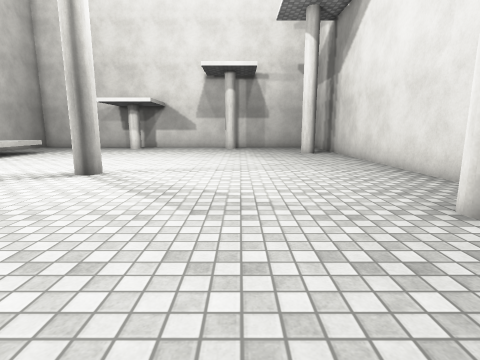
view 1 (above)

14 first-person views from a walk through a scene from a Unity 3-D project. The camera is 1.3 m above the floor, tilts 10° down and sees 80° across. The floor is counted in squares, 1 m on a side. Each view is taken from the middle of a square. On the plan, view 1 faces up. The plan holds only what a view shows up to about 13 squares ahead; the rest is blank. The place goes on beyond the plan. The player character is not drawn. Door leaves are left out, so doorways stand open. Surface patterns are stand-ins for the level's own textures.

view 2
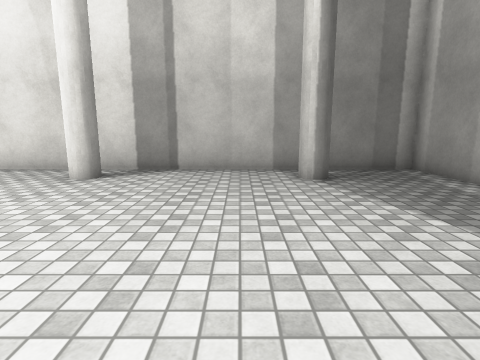

view 3
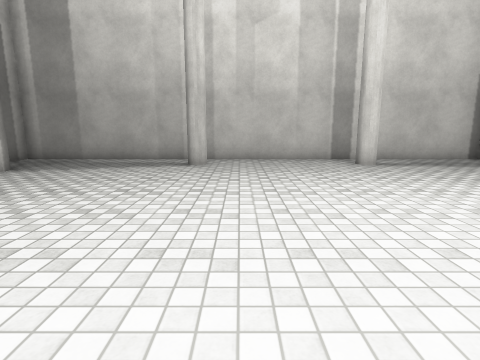

view 4
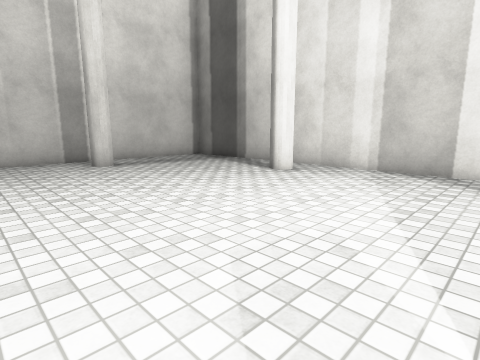

view 5
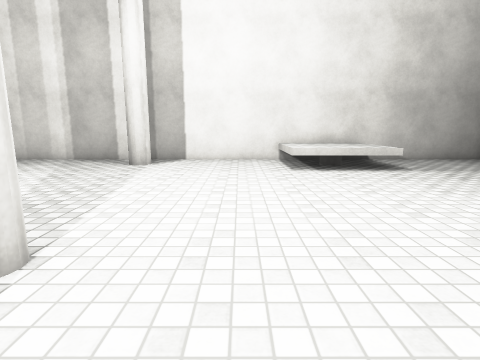

view 6
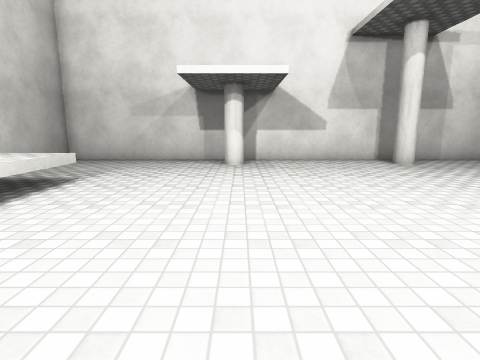

view 7
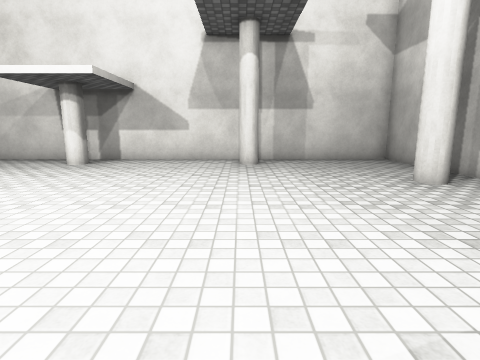

view 8
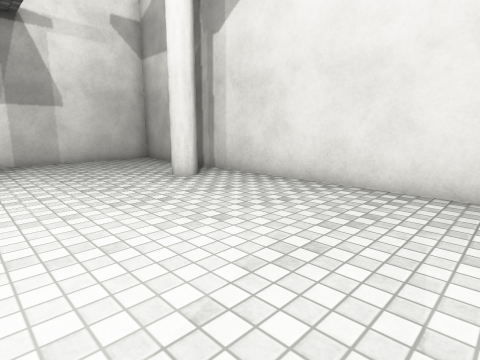

view 9
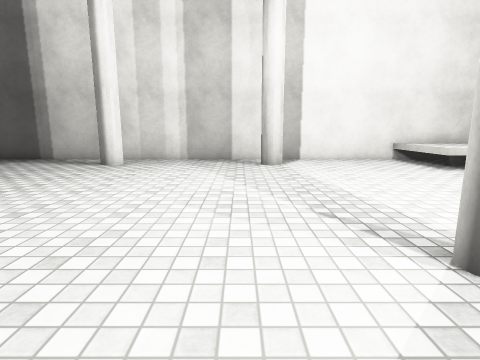

view 10
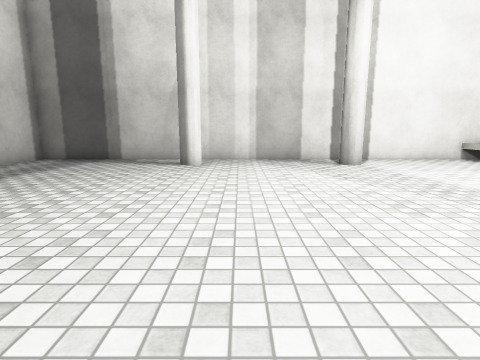

view 11
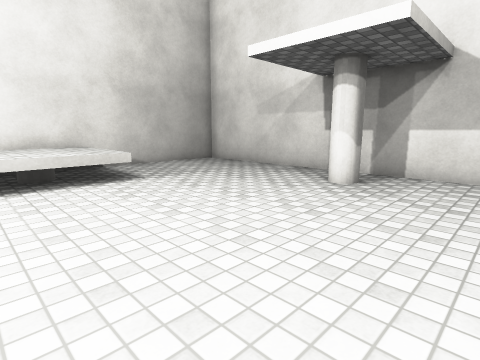

view 12
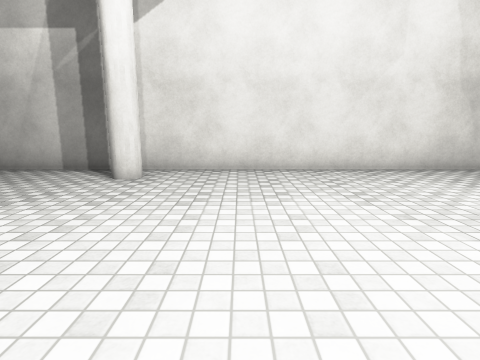

view 13
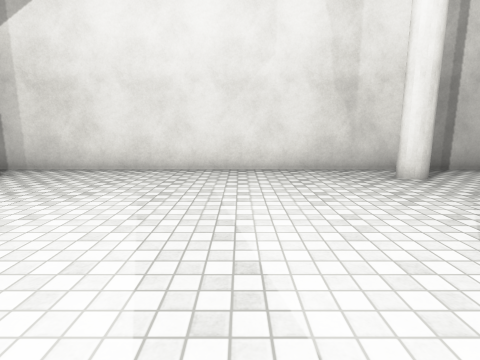

view 14
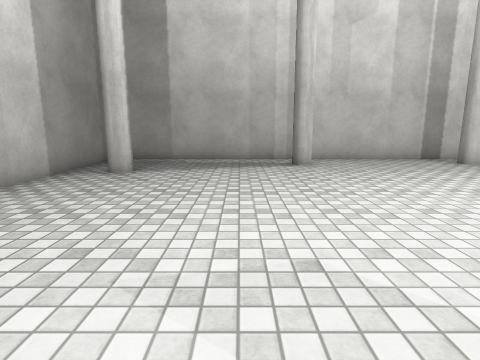

### Floor plan
Key: @ floor where view 1 was taken; # wall or solid block; . floor; D open door; ^ raised ledge; O other object.
Columns run from 15 left of view 1 to 6 right of it. Each row starts with its distance up from view 1.
 22 ##########DD##########
 21 #....................#
 20 #.......O.....#......#
 19 #....................#
 18 #....................#
 17 #....................#
 16 #^^^^..............#.#
 15 #^^^^................#
 14 #^^^^................#
 13 #^^^^................#
 12 #....................#
 11 #....................#
 10 #....................#
  9 #....................#
  8 #.........#..........#
  7 #.#..................#
  6 #....................#
  5 #....................#
  4 #..................#.#
  3 #....................#
  2 #....................#
  1 #.#..................#
  0 #..............@.....#
 -1 #....................#
 -2 #..................#.#
 -3 #....................#
 -4 #.....#..............#
 -5 #....................#
 -6 ######################

Where each view was taken, in squares from view 1:
view 1: 0 up, 0 right, facing up
view 2: 0 up, 4 left, facing right
view 3: 7 up, 4 left, facing down
view 4: 7 up, 5 left, facing down-left
view 5: 11 up, 2 left, facing left
view 6: 9 up, 7 left, facing up
view 7: 9 up, 1 left, facing up
view 8: 9 up, 1 left, facing up-right
view 9: 6 up, 2 left, facing left
view 10: 3 up, 2 left, facing left
view 11: 13 up, 4 left, facing up-left
view 12: 13 up, 4 left, facing right
view 13: 9 up, 4 left, facing right
view 14: 7 up, 0 right, facing down
